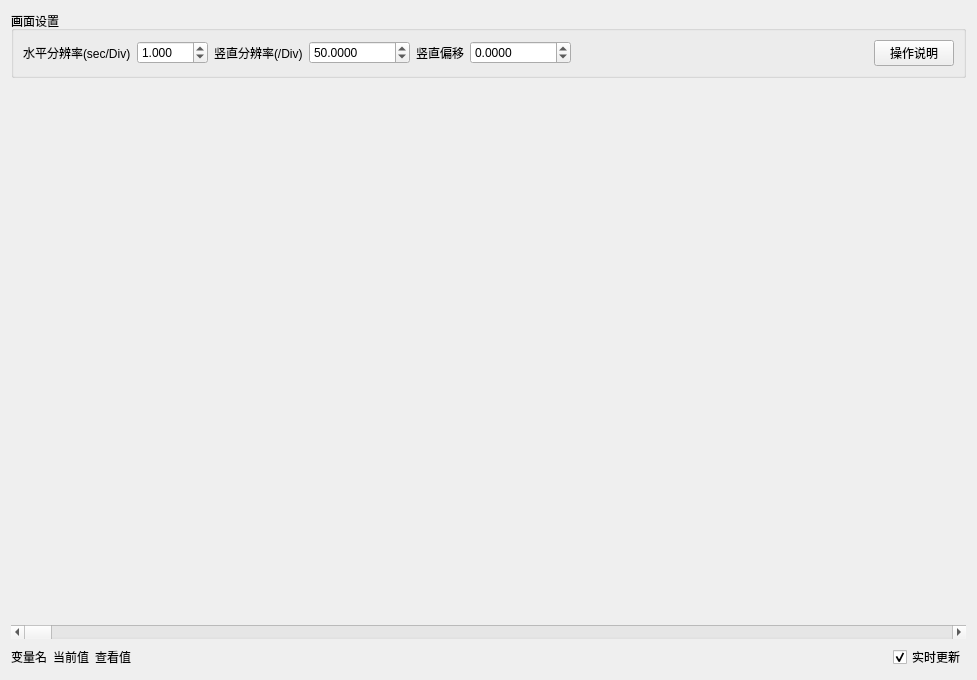
<?xml version="1.0" encoding="UTF-8"?>
<ui version="4.0">
 <class>GraphWindow</class>
 <widget class="QWidget" name="GraphWindow">
  <property name="geometry">
   <rect>
    <x>0</x>
    <y>0</y>
    <width>977</width>
    <height>680</height>
   </rect>
  </property>
  <property name="windowTitle">
   <string>Dialog</string>
  </property>
  <layout class="QVBoxLayout" name="verticalLayout">
   <item>
    <widget class="QGroupBox" name="groupBox">
     <property name="title">
      <string>画面设置</string>
     </property>
     <layout class="QHBoxLayout" name="horizontalLayout">
      <item>
       <widget class="QLabel" name="label">
        <property name="toolTip">
         <string/>
        </property>
        <property name="text">
         <string>水平分辨率(sec/Div)</string>
        </property>
       </widget>
      </item>
      <item>
       <widget class="QDoubleSpinBox" name="sb_hori_rsv">
        <property name="decimals">
         <number>3</number>
        </property>
        <property name="minimum">
         <double>0.001000000000000</double>
        </property>
        <property name="maximum">
         <double>100.000000000000000</double>
        </property>
        <property name="singleStep">
         <double>0.100000000000000</double>
        </property>
        <property name="value">
         <double>1.000000000000000</double>
        </property>
       </widget>
      </item>
      <item>
       <widget class="QLabel" name="label_2">
        <property name="text">
         <string>竖直分辨率(/Div)</string>
        </property>
       </widget>
      </item>
      <item>
       <widget class="QDoubleSpinBox" name="sb_vert_rsv">
        <property name="decimals">
         <number>4</number>
        </property>
        <property name="minimum">
         <double>-100000.000000000000000</double>
        </property>
        <property name="maximum">
         <double>100000.000000000000000</double>
        </property>
        <property name="value">
         <double>50.000000000000000</double>
        </property>
       </widget>
      </item>
      <item>
       <widget class="QLabel" name="label_3">
        <property name="text">
         <string>竖直偏移</string>
        </property>
       </widget>
      </item>
      <item>
       <widget class="QDoubleSpinBox" name="sb_vert_offset">
        <property name="decimals">
         <number>4</number>
        </property>
        <property name="minimum">
         <double>-100000.000000000000000</double>
        </property>
        <property name="maximum">
         <double>100000.000000000000000</double>
        </property>
        <property name="value">
         <double>0.000000000000000</double>
        </property>
       </widget>
      </item>
      <item>
       <spacer name="horizontalSpacer">
        <property name="orientation">
         <enum>Qt::Horizontal</enum>
        </property>
        <property name="sizeHint" stdset="0">
         <size>
          <width>64</width>
          <height>20</height>
         </size>
        </property>
       </spacer>
      </item>
      <item>
       <widget class="QPushButton" name="btn_help">
        <property name="sizePolicy">
         <sizepolicy hsizetype="Fixed" vsizetype="Fixed">
          <horstretch>0</horstretch>
          <verstretch>0</verstretch>
         </sizepolicy>
        </property>
        <property name="font">
         <font>
          <weight>50</weight>
          <bold>false</bold>
         </font>
        </property>
        <property name="text">
         <string>操作说明</string>
        </property>
        <property name="default">
         <bool>false</bool>
        </property>
        <property name="flat">
         <bool>false</bool>
        </property>
       </widget>
      </item>
     </layout>
    </widget>
   </item>
   <item>
    <widget class="QLabel" name="txt_graph">
     <property name="sizePolicy">
      <sizepolicy hsizetype="Expanding" vsizetype="Expanding">
       <horstretch>0</horstretch>
       <verstretch>0</verstretch>
      </sizepolicy>
     </property>
     <property name="styleSheet">
      <string notr="true"/>
     </property>
     <property name="text">
      <string/>
     </property>
    </widget>
   </item>
   <item>
    <widget class="QScrollBar" name="bar_hori">
     <property name="maximum">
      <number>1000</number>
     </property>
     <property name="singleStep">
      <number>1</number>
     </property>
     <property name="orientation">
      <enum>Qt::Horizontal</enum>
     </property>
     <property name="invertedAppearance">
      <bool>false</bool>
     </property>
     <property name="invertedControls">
      <bool>true</bool>
     </property>
    </widget>
   </item>
   <item>
    <layout class="QHBoxLayout" name="horizontalLayout_2">
     <item>
      <widget class="QLabel" name="lab_name">
       <property name="text">
        <string>变量名</string>
       </property>
      </widget>
     </item>
     <item>
      <widget class="QLabel" name="lab_curval">
       <property name="text">
        <string>当前值</string>
       </property>
      </widget>
     </item>
     <item>
      <widget class="QLabel" name="lab_lookval">
       <property name="text">
        <string>查看值</string>
       </property>
      </widget>
     </item>
     <item>
      <spacer name="horizontalSpacer_2">
       <property name="orientation">
        <enum>Qt::Horizontal</enum>
       </property>
       <property name="sizeHint" stdset="0">
        <size>
         <width>40</width>
         <height>20</height>
        </size>
       </property>
      </spacer>
     </item>
     <item>
      <widget class="QCheckBox" name="cb_update">
       <property name="toolTip">
        <string>自动保持时间轴在末端以显示最新数据</string>
       </property>
       <property name="text">
        <string>实时更新</string>
       </property>
       <property name="checked">
        <bool>true</bool>
       </property>
      </widget>
     </item>
    </layout>
   </item>
  </layout>
 </widget>
 <resources/>
 <connections/>
</ui>
